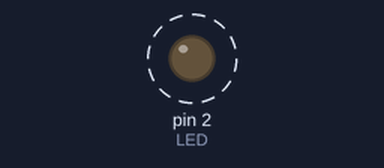
Simulated run of this sketch. Board: Arduino Uno, built with avr-gcc and run on an emulated ATmega328P. Parts: output pins drawn as LEDs (lit = HIGH). Dashed ring = blinking. What the sketch prints to the serial monitor is not drawn.

Above: at 0.2 s.
Timing chart, 0 to 3.0 s (numbered marks = the images above):
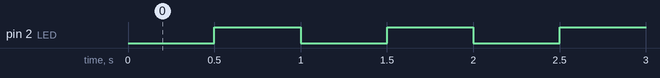

The sketch:

sketch_hello_world.ino
```cpp
#define LED 2

void setup() {
  Serial.begin(115200);
  pinMode(LED,OUTPUT);
}

void loop() {
  Serial.println("Hello World");
  delay(500);
  digitalWrite(LED,HIGH);
  delay(500);
  digitalWrite(LED,LOW);
}
```

Measured:
- by itself, pin 2 (LED): alternates HIGH for 0.50 s and LOW for 0.50 s
